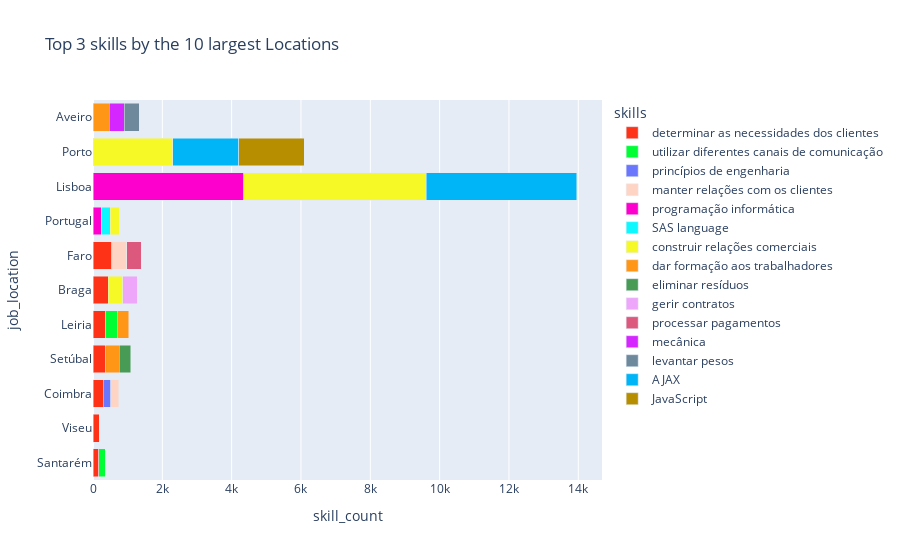

The notebook cell this image was saved under:
### Code cell
fig = px.bar(aux_skills, x='skill_count', y='job_location', barmode='stack',
             color='skills', title='Top 3 skills by the 10 largest Locations', 
             color_discrete_sequence=px.colors.qualitative.Light24)
fig.update_yaxes(type='category')
fig.show()

fig.write_image(f"Images ESCO/top3skills by 10 largest locations.svg", width=950, height=525)

### Figure 1 — Plotly figure (JSON) as saved in the notebook; plotly's stock layout.template omitted (floating-point values rounded to 4 significant figures)
{"data": [{"alignmentgroup": "True", "hovertemplate": "skills=determinar as necessidades dos clientes<br>skill_count=%{x}<br>job_location=%{y}<extra></extra>", "legendgroup": "determinar as necessidades dos clientes", "marker": {"color": "#FD3216", "pattern": {"shape": ""}}, "name": "determinar as necessidades dos clientes", "offsetgroup": "determinar as necessidades dos clientes", "orientation": "h", "showlegend": true, "textposition": "auto", "type": "bar", "x": [169, 174, 291, 354, 372, 447, 534], "xaxis": "x", "y": ["Santarém", "Viseu", "Coimbra", "Setúbal", "Leiria", "Braga", "Faro"], "yaxis": "y"}, {"alignmentgroup": "True", "hovertemplate": "skills=utilizar diferentes canais de comunicação<br>skill_count=%{x}<br>job_location=%{y}<extra></extra>", "legendgroup": "utilizar diferentes canais de comunicação", "marker": {"color": "#00FE35", "pattern": {"shape": ""}}, "name": "utilizar diferentes canais de comunicação", "offsetgroup": "utilizar diferentes canais de comunicação", "orientation": "h", "showlegend": true, "textposition": "auto", "type": "bar", "x": [189, 328], "xaxis": "x", "y": ["Santarém", "Leiria"], "yaxis": "y"}, {"alignmentgroup": "True", "hovertemplate": "skills=princípios de engenharia<br>skill_count=%{x}<br>job_location=%{y}<extra></extra>", "legendgroup": "princípios de engenharia", "marker": {"color": "#6A76FC", "pattern": {"shape": ""}}, "name": "princípios de engenharia", "offsetgroup": "princípios de engenharia", "orientation": "h", "showlegend": true, "textposition": "auto", "type": "bar", "x": [220], "xaxis": "x", "y": ["Coimbra"], "yaxis": "y"}, {"alignmentgroup": "True", "hovertemplate": "skills=manter relações com os clientes<br>skill_count=%{x}<br>job_location=%{y}<extra></extra>", "legendgroup": "manter relações com os clientes", "marker": {"color": "#FED4C4", "pattern": {"shape": ""}}, "name": "manter relações com os clientes", "offsetgroup": "manter relações com os clientes", "orientation": "h", "showlegend": true, "textposition": "auto", "type": "bar", "x": [237, 446], "xaxis": "x", "y": ["Coimbra", "Faro"], "yaxis": "y"}, {"alignmentgroup": "True", "hovertemplate": "skills=programação informática<br>skill_count=%{x}<br>job_location=%{y}<extra></extra>", "legendgroup": "programação informática", "marker": {"color": "#FE00CE", "pattern": {"shape": ""}}, "name": "programação informática", "offsetgroup": "programação informática", "orientation": "h", "showlegend": true, "textposition": "auto", "type": "bar", "x": [245, 4346], "xaxis": "x", "y": ["Portugal", "Lisboa"], "yaxis": "y"}, {"alignmentgroup": "True", "hovertemplate": "skills=SAS language<br>skill_count=%{x}<br>job_location=%{y}<extra></extra>", "legendgroup": "SAS language", "marker": {"color": "#0DF9FF", "pattern": {"shape": ""}}, "name": "SAS language", "offsetgroup": "SAS language", "orientation": "h", "showlegend": true, "textposition": "auto", "type": "bar", "x": [249], "xaxis": "x", "y": ["Portugal"], "yaxis": "y"}, {"alignmentgroup": "True", "hovertemplate": "skills=construir relações comerciais<br>skill_count=%{x}<br>job_location=%{y}<extra></extra>", "legendgroup": "construir relações comerciais", "marker": {"color": "#F6F926", "pattern": {"shape": ""}}, "name": "construir relações comerciais", "offsetgroup": "construir relações comerciais", "orientation": "h", "showlegend": true, "textposition": "auto", "type": "bar", "x": [263, 418, 2304, 5261], "xaxis": "x", "y": ["Portugal", "Braga", "Porto", "Lisboa"], "yaxis": "y"}, {"alignmentgroup": "True", "hovertemplate": "skills=dar formação aos trabalhadores<br>skill_count=%{x}<br>job_location=%{y}<extra></extra>", "legendgroup": "dar formação aos trabalhadores", "marker": {"color": "#FF9616", "pattern": {"shape": ""}}, "name": "dar formação aos trabalhadores", "offsetgroup": "dar formação aos trabalhadores", "orientation": "h", "showlegend": true, "textposition": "auto", "type": "bar", "x": [326, 409, 464], "xaxis": "x", "y": ["Leiria", "Setúbal", "Aveiro"], "yaxis": "y"}, {"alignmentgroup": "True", "hovertemplate": "skills=eliminar resíduos<br>skill_count=%{x}<br>job_location=%{y}<extra></extra>", "legendgroup": "eliminar resíduos", "marker": {"color": "#479B55", "pattern": {"shape": ""}}, "name": "eliminar resíduos", "offsetgroup": "eliminar resíduos", "orientation": "h", "showlegend": true, "textposition": "auto", "type": "bar", "x": [332], "xaxis": "x", "y": ["Setúbal"], "yaxis": "y"}, {"alignmentgroup": "True", "hovertemplate": "skills=gerir contratos<br>skill_count=%{x}<br>job_location=%{y}<extra></extra>", "legendgroup": "gerir contratos", "marker": {"color": "#EEA6FB", "pattern": {"shape": ""}}, "name": "gerir contratos", "offsetgroup": "gerir contratos", "orientation": "h", "showlegend": true, "textposition": "auto", "type": "bar", "x": [415], "xaxis": "x", "y": ["Braga"], "yaxis": "y"}, {"alignmentgroup": "True", "hovertemplate": "skills=processar pagamentos<br>skill_count=%{x}<br>job_location=%{y}<extra></extra>", "legendgroup": "processar pagamentos", "marker": {"color": "#DC587D", "pattern": {"shape": ""}}, "name": "processar pagamentos", "offsetgroup": "processar pagamentos", "orientation": "h", "showlegend": true, "textposition": "auto", "type": "bar", "x": [419], "xaxis": "x", "y": ["Faro"], "yaxis": "y"}, {"alignmentgroup": "True", "hovertemplate": "skills=mecânica<br>skill_count=%{x}<br>job_location=%{y}<extra></extra>", "legendgroup": "mecânica", "marker": {"color": "#D626FF", "pattern": {"shape": ""}}, "name": "mecânica", "offsetgroup": "mecânica", "orientation": "h", "showlegend": true, "textposition": "auto", "type": "bar", "x": [431], "xaxis": "x", "y": ["Aveiro"], "yaxis": "y"}, {"alignmentgroup": "True", "hovertemplate": "skills=levantar pesos<br>skill_count=%{x}<br>job_location=%{y}<extra></extra>", "legendgroup": "levantar pesos", "marker": {"color": "#6E899C", "pattern": {"shape": ""}}, "name": "levantar pesos", "offsetgroup": "levantar pesos", "orientation": "h", "showlegend": true, "textposition": "auto", "type": "bar", "x": [445], "xaxis": "x", "y": ["Aveiro"], "yaxis": "y"}, {"alignmentgroup": "True", "hovertemplate": "skills=AJAX<br>skill_count=%{x}<br>job_location=%{y}<extra></extra>", "legendgroup": "AJAX", "marker": {"color": "#00B5F7", "pattern": {"shape": ""}}, "name": "AJAX", "offsetgroup": "AJAX", "orientation": "h", "showlegend": true, "textposition": "auto", "type": "bar", "x": [1896, 4343], "xaxis": "x", "y": ["Porto", "Lisboa"], "yaxis": "y"}, {"alignmentgroup": "True", "hovertemplate": "skills=JavaScript<br>skill_count=%{x}<br>job_location=%{y}<extra></extra>", "legendgroup": "JavaScript", "marker": {"color": "#B68E00", "pattern": {"shape": ""}}, "name": "JavaScript", "offsetgroup": "JavaScript", "orientation": "h", "showlegend": true, "textposition": "auto", "type": "bar", "x": [1896], "xaxis": "x", "y": ["Porto"], "yaxis": "y"}], "layout": {"barmode": "stack", "legend": {"title": {"text": "skills"}, "tracegroupgap": 0}, "title": {"text": "Top 3 skills by the 10 largest Locations"}, "xaxis": {"anchor": "y", "domain": [0, 1], "title": {"text": "skill_count"}}, "yaxis": {"anchor": "x", "domain": [0, 1], "title": {"text": "job_location"}, "type": "category"}}}
